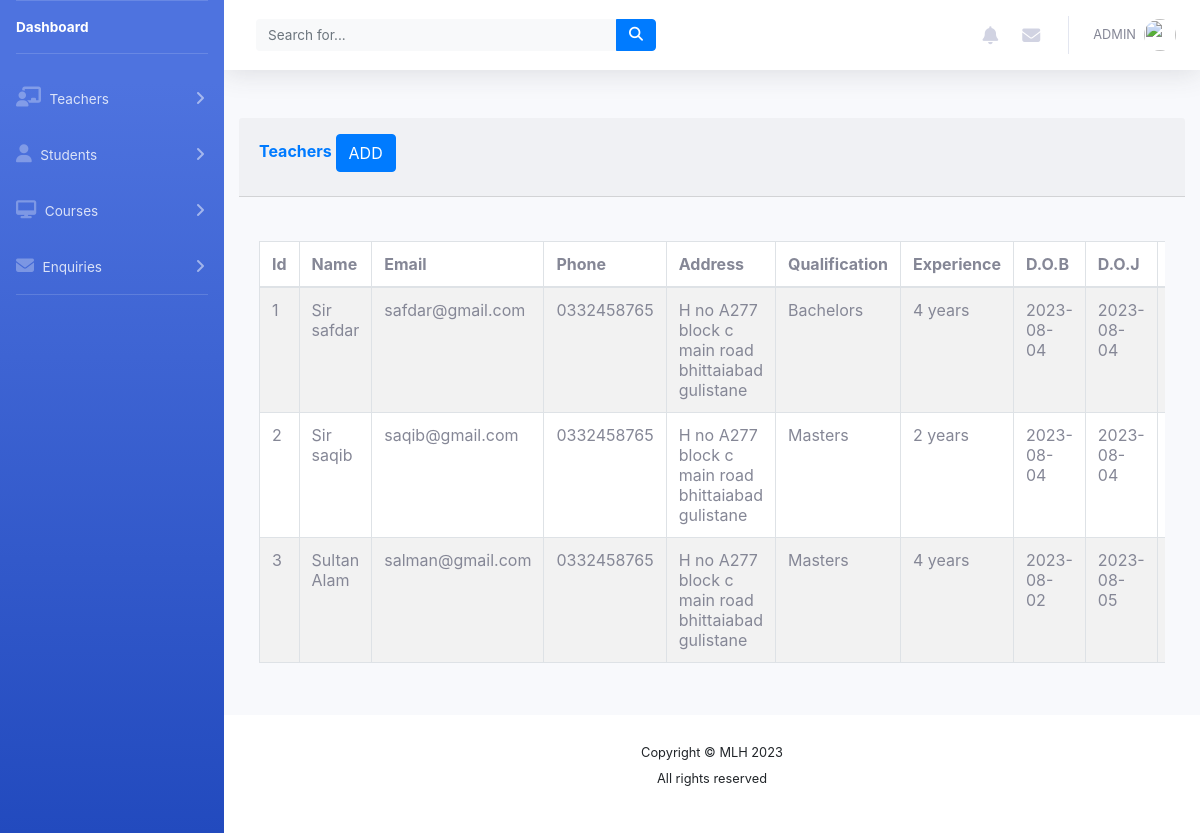
The page /Admin/teachers.php on the database its author committed.
### tables this page shows
CREATE TABLE `teachers` (
  `id` int(11) NOT NULL,
  `name` varchar(50) NOT NULL,
  `email` varchar(50) NOT NULL,
  `phone` varchar(50) NOT NULL,
  `address` varchar(50) NOT NULL,
  `qualification` varchar(50) NOT NULL,
  `experience` varchar(50) NOT NULL,
  `dob` date NOT NULL,
  `doj` date NOT NULL,
  `gender` varchar(5) NOT NULL,
  `cnic` varchar(50) NOT NULL,
  `image` varchar(50) NOT NULL
);

### Admin/teachers.php (the view, shortened to what this page needs)
<?php
include('../connection.php');
include('includes/links.php');
include('includes/header.php');
include('includes/sidebar.php');
?>
<!DOCTYPE html>
<html lang="en">
<head>
</head>
<body>
    <div class="container mt-5">
        <div class="card-shadow mb-4">
            <div class="card-header py-3">
                <h6 class="m0 font-weight-bold text-primary">Teachers
                    <button type="submit" class="btn btn-primary" data-toggle="modal" data-target="#teacherModal">
                        ADD
                    </button>
                </h6>
            </div>
        </div>
        <div class="card-body">
            <div class="table table-responsive">
                <table class="table table-bordered table-striped">
                    <thead>
                        <tr>
                            <th>Id</th>
                            <th>Name</th>
                            <th>Email</th>
                            <th>Phone</th>
                            <th>Address</th>
                            <th>Qualification</th>
                            <th>Experience</th>
                            <th>D.O.B</th>
                            <th>D.O.J</th>
                            <th>Gender</th>
                        </tr>
                    </thead>
                    <tbody>
                        <?php
                        $query = "SELECT * FROM teachers";
                        $result = mysqli_query($connect, $query);
                        while ($row = mysqli_fetch_assoc($result)) {
                        ?>
                            <tr>
                                <td><?php echo $row["id"]; ?></td>
                                <td><?php echo $row["name"]; ?></td>
                                <td><?php echo $row["email"]; ?></td>
                                <td><?php echo $row["phone"]; ?></td>
                                <td><?php echo $row["address"]; ?></td>
                                <td><?php echo $row["qualification"]; ?></td>
                                <td><?php echo $row["experience"]; ?></td>
                                <td><?php echo $row["dob"]; ?></td>
                                <td><?php echo $row["doj"]; ?></td>
                                <td><?php echo $row["gender"]; ?></td>
                            </tr>
                        <?php
                        }
                        ?>
                    </tbody>
                </table>
            </div>
        </div>
    </div>
</body>
</html>
<?php
include('includes/footer.php');
?>

### rows shown on the page
teachers: id "1", name "Sir safdar", email "safdar@gmail.com", phone "0332458765", address "H no A277 block c main road bhittaiabad gulistane", qualification "Bachelors", experience "4 years", dob "2023-08-04", doj "2023-08-04"
teachers: id "2", name "Sir saqib", email "saqib@gmail.com", phone "0332458765", address "H no A277 block c main road bhittaiabad gulistane", qualification "Masters", experience "2 years", dob "2023-08-04", doj "2023-08-04"
teachers: id "3", name "Sultan Alam", email "salman@gmail.com", phone "0332458765", address "H no A277 block c main road bhittaiabad gulistane", qualification "Masters", experience "4 years", dob "2023-08-02", doj "2023-08-05"
